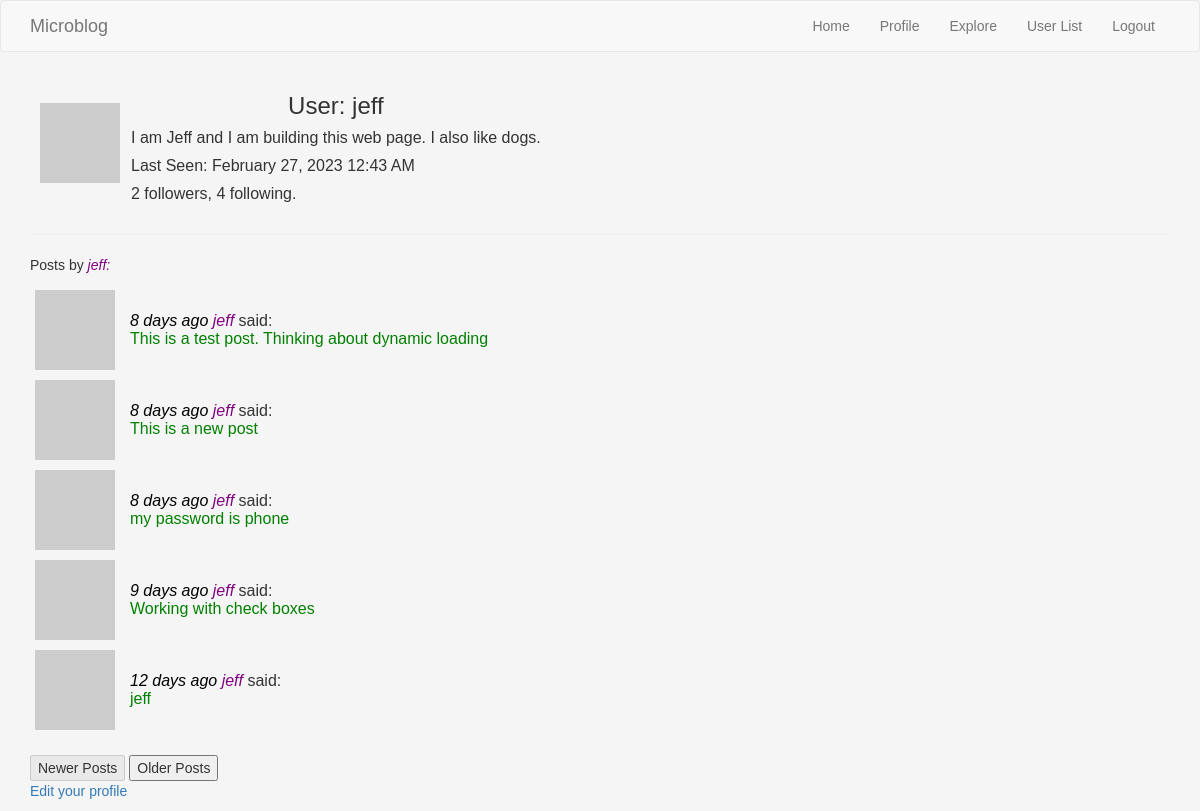
The page /user/jeff (signed in) on the database its author committed.
### webapp/models.py (models this page shows, shortened)
class User(UserMixin, db.Model):
    id = db.Column(db.Integer, primary_key=True)
    username = db.Column(db.String(64), index=True, unique=True)
    email = db.Column(db.String(120), index=True, unique=True)
    password_hash = db.Column(db.String(128))
    posts = db.relationship('Post', backref='author', lazy='dynamic')
    about_me = db.Column(db.String(140))
    last_seen = db.Column(db.DateTime, default=datetime.utcnow)
    followed = db.relationship(
        'User', secondary=followers,
        primaryjoin=(followers.c.follower_id == id),
        secondaryjoin=(followers.c.followed_id == id),
        backref=db.backref('followers', lazy='dynamic'), lazy='dynamic')
    def user_posts(self):
        own_posts = Post.query.filter_by(user_id=self.id)
        return own_posts.order_by(Post.timestamp.desc())
    def __repr__(self):
        return '<User {}>'.format(self.username)
    def avatar(self, size):
        digest = md5(self.email.lower().encode('utf-8')).hexdigest()
        return 'https://www.gravatar.com/avatar/{}?d=identicon&s={}'.format(digest, size)

class Post(db.Model):
    id = db.Column(db.Integer, primary_key=True)
    body = db.Column(db.String(140))
    timestamp = db.Column(db.DateTime, index=True, default=datetime.utcnow)
    user_id = db.Column(db.Integer, db.ForeignKey('user.id'))

### webapp/routes.py (the view)
@webapp.route('/user/<username>')
@login_required
def user(username):
    user = User.query.filter_by(username=username).first_or_404()
    page, others, max_pages, posts = get_page_list(user=user,
                                                   others="no",
                                                   page=1)
    form = EmptyForm()
    return render_template('user.html',
                           user=user,
                           posts=posts,
                           page=page,
                           max_pages=max_pages,
                           form=form)

### webapp/models.py (called while the page is built)
@login.user_loader
def load_user(id):
    return User.query.get(int(id))

### webapp/routes.py (called while the page is built)
@webapp.before_request
def before_request():
    if current_user.is_authenticated:
        current_user.last_seen = datetime.utcnow()
        db.session.commit()

### webapp/templates/user.html (shortened to what this page needs)
{% extends "base.html" %}
{% block app_content %}
    <table>
        <tr class="userprofile">
            <td class="aboutme avatar"><img src="{{ user.avatar(128) }}" alt="User Avatar"></td>
            <td class="aboutme">
                <h3 class="aboutme">User: {{ user.username }}</h3>
                {% if user.about_me %}<p><span class="aboutme">{{ user.about_me }}</span></p>{% endif %}
                {% if user.last_seen %} <p>Last Seen: {{ moment(user.last_seen).format('LLL') }}</p>{% endif %}
            <p>{{  user.followers.count() }} followers, {{ user.followed.count() }} following.</p></td>
       </tr>
    </table>
    <hr>
    <p>Posts by <span class="blogname"> {{ user.username }}:</span></p>
    {% include '_post_table.html' %}
    <br>
    {% include '_new_old_buttons.html' %}
    {% if user == current_user %}
        <p><a href="{{ url_for('edit_profile') }}">Edit your profile</a></p>
    {% endif %}
{% endblock %}

### webapp/templates/_post.html
<tr class="blog">
    <td class="blog"><img src="{{ post.author.avatar(36) }}" alt="Avatar"></td>
    <td class="blog">
            <span class="timestamp">{{ moment(post.timestamp).fromNow() }}</span>
        {% if current_user.username != post.author.username %}
            <span class="blog_name_ref"><a href="{{  url_for('user', username=post.author.username) }}"> {{ post.author.username }} </a></span>
        {% else %}
            <span class="blogname">{{ post.author.username }}</span>
        {% endif %}
        said:
        <br><span class="blogpost"> {{  post.body }}</span></td>
</tr>

### webapp/static/css/mystyle.css (style rules this page uses)
body { background-color: whitesmoke; font-family: Verdana, Arial, Helvetica, sans-serif; }
.blog { vertical-align:center }
.blogname { color: purple; font-style: italic; }
tr.blog { border: inherit; }
td.blog { padding: 5px; padding-right: 10px; }
.blogpost { color:green; }
.userprofile { text-align: center; vertical-align: center; }
.aboutme { text-align: left; }
h3.aboutme { text-align: center; }
td.avatar { vertical-align: center; }
td.aboutme { padding: 10px; padding-bottom: 1px; padding-top: 1px; padding-right: 1px; }
.timestamp { color: black; font-style: italic; }

### rows shown on the page
User: username "jeff", about_me "I am Jeff and I am building this web page. I also like dogs.", last_seen "February 27, 2023 12:43 AM"
Post: timestamp "8 days ago", author.username "jeff", body "This is a test post. Thinking about dynamic loading"
Post: timestamp "8 days ago", author.username "jeff", body "This is a new post"
Post: timestamp "8 days ago", author.username "jeff", body "my password is phone"
Post: timestamp "9 days ago", author.username "jeff", body "Working with check boxes"
Post: timestamp "12 days ago", author.username "jeff", body "jeff"

### other values the page prints
{{ user.followers.count() }} "2"
{{ user.followed.count() }} "4"
